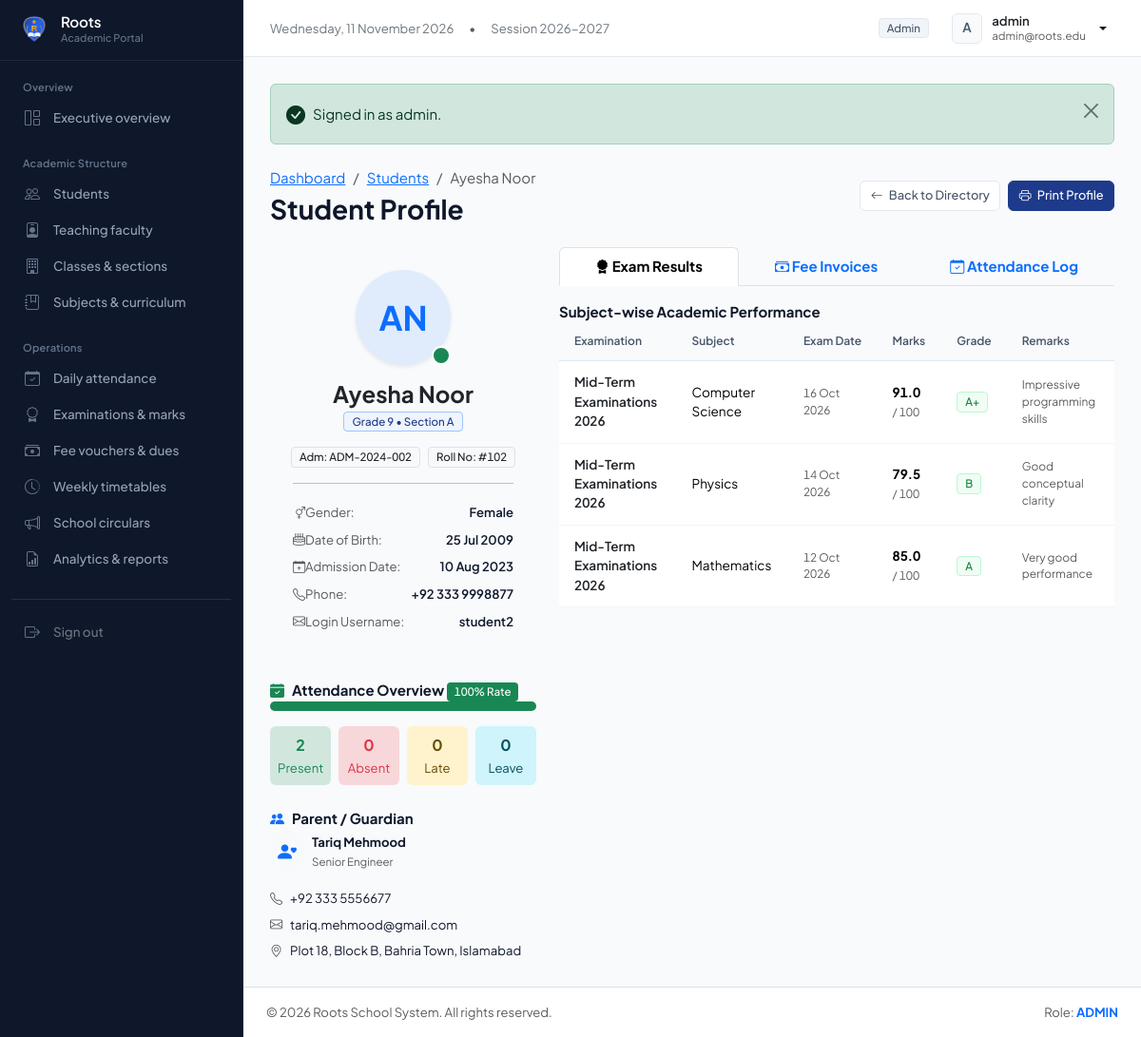
Page /admin/student_view.php?id=2 (signed in) on the committed database.
### tables this page shows
CREATE TABLE `students` (
    `id` INT AUTO_INCREMENT PRIMARY KEY,
    `user_id` INT NOT NULL UNIQUE,
    `admission_no` VARCHAR(30) NOT NULL UNIQUE,
    `roll_no` VARCHAR(30) NOT NULL,
    `class_id` INT NOT NULL,
    `section_id` INT NOT NULL,
    `parent_id` INT DEFAULT NULL,
    `first_name` VARCHAR(50) NOT NULL,
    `last_name` VARCHAR(50) NOT NULL,
    `gender` ENUM('Male', 'Female', 'Other') NOT NULL,
    `dob` DATE NOT NULL,
    `admission_date` DATE NOT NULL,
    `phone` VARCHAR(25) DEFAULT NULL,
    `address` TEXT DEFAULT NULL,
    `photo` VARCHAR(255) DEFAULT 'default_avatar.png',
    `status` ENUM('active', 'inactive', 'graduated') NOT NULL DEFAULT 'active',
    `created_at` TIMESTAMP DEFAULT CURRENT_TIMESTAMP,
    FOREIGN KEY (`user_id`) REFERENCES `users`(`id`) ON DELETE CASCADE,
    FOREIGN KEY (`class_id`) REFERENCES `classes`(`id`) ON DELETE RESTRICT,
    FOREIGN KEY (`section_id`) REFERENCES `sections`(`id`) ON DELETE RESTRICT,
    FOREIGN KEY (`parent_id`) REFERENCES `parents`(`id`) ON DELETE SET NULL,
    INDEX `idx_class_section` (`class_id`, `section_id`)
);

CREATE TABLE `classes` (
    `id` INT AUTO_INCREMENT PRIMARY KEY,
    `class_name` VARCHAR(50) NOT NULL,
    `numeric_level` INT NOT NULL,
    `created_at` TIMESTAMP DEFAULT CURRENT_TIMESTAMP
);

CREATE TABLE `sections` (
    `id` INT AUTO_INCREMENT PRIMARY KEY,
    `class_id` INT NOT NULL,
    `section_name` VARCHAR(10) NOT NULL,
    `room_no` VARCHAR(20) DEFAULT NULL,
    `capacity` INT DEFAULT 40,
    FOREIGN KEY (`class_id`) REFERENCES `classes`(`id`) ON DELETE CASCADE,
    UNIQUE KEY `unique_class_section` (`class_id`, `section_name`)
);

CREATE TABLE `users` (
    `id` INT AUTO_INCREMENT PRIMARY KEY,
    `username` VARCHAR(60) NOT NULL UNIQUE,
    `email` VARCHAR(100) NOT NULL UNIQUE,
    `password` VARCHAR(255) NOT NULL,
    `role` ENUM('admin', 'teacher', 'student', 'parent') NOT NULL,
    `status` ENUM('active', 'inactive') NOT NULL DEFAULT 'active',
    `created_at` TIMESTAMP DEFAULT CURRENT_TIMESTAMP,
    INDEX `idx_role_status` (`role`, `status`)
);

CREATE TABLE `parents` (
    `id` INT AUTO_INCREMENT PRIMARY KEY,
    `user_id` INT NOT NULL UNIQUE,
    `father_name` VARCHAR(100) NOT NULL,
    `mother_name` VARCHAR(100) DEFAULT NULL,
    `phone` VARCHAR(25) NOT NULL,
    `email` VARCHAR(100) NOT NULL,
    `occupation` VARCHAR(100) DEFAULT NULL,
    `address` TEXT DEFAULT NULL,
    `created_at` TIMESTAMP DEFAULT CURRENT_TIMESTAMP,
    FOREIGN KEY (`user_id`) REFERENCES `users`(`id`) ON DELETE CASCADE
);

CREATE TABLE `marks` (
    `id` INT AUTO_INCREMENT PRIMARY KEY,
    `exam_subject_id` INT NOT NULL,
    `student_id` INT NOT NULL,
    `marks_obtained` DECIMAL(5,2) NOT NULL DEFAULT 0.00,
    `is_absent` TINYINT(1) DEFAULT 0,
    `remarks` VARCHAR(255) DEFAULT NULL,
    `entered_by` INT DEFAULT NULL,
    `created_at` TIMESTAMP DEFAULT CURRENT_TIMESTAMP,
    FOREIGN KEY (`exam_subject_id`) REFERENCES `exam_subjects`(`id`) ON DELETE CASCADE,
    FOREIGN KEY (`student_id`) REFERENCES `students`(`id`) ON DELETE CASCADE,
    UNIQUE KEY `unique_exam_student_marks` (`exam_subject_id`, `student_id`)
);

CREATE TABLE `examinations` (
    `id` INT AUTO_INCREMENT PRIMARY KEY,
    `exam_name` VARCHAR(100) NOT NULL,
    `exam_type` VARCHAR(50) NOT NULL,
    `session_year` VARCHAR(20) NOT NULL,
    `start_date` DATE NOT NULL,
    `end_date` DATE NOT NULL,
    `is_published` TINYINT(1) DEFAULT 0,
    `created_at` TIMESTAMP DEFAULT CURRENT_TIMESTAMP
);

CREATE TABLE `subjects` (
    `id` INT AUTO_INCREMENT PRIMARY KEY,
    `subject_name` VARCHAR(100) NOT NULL,
    `subject_code` VARCHAR(30) NOT NULL UNIQUE,
    `class_id` INT NOT NULL,
    `created_at` TIMESTAMP DEFAULT CURRENT_TIMESTAMP,
    FOREIGN KEY (`class_id`) REFERENCES `classes`(`id`) ON DELETE CASCADE
);

CREATE TABLE `exam_subjects` (
    `id` INT AUTO_INCREMENT PRIMARY KEY,
    `exam_id` INT NOT NULL,
    `class_id` INT NOT NULL,
    `subject_id` INT NOT NULL,
    `exam_date` DATE NOT NULL,
    `start_time` TIME NOT NULL,
    `end_time` TIME NOT NULL,
    `max_marks` DECIMAL(5,2) NOT NULL DEFAULT 100.00,
    `pass_marks` DECIMAL(5,2) NOT NULL DEFAULT 33.00,
    FOREIGN KEY (`exam_id`) REFERENCES `examinations`(`id`) ON DELETE CASCADE,
    FOREIGN KEY (`class_id`) REFERENCES `classes`(`id`) ON DELETE CASCADE,
    FOREIGN KEY (`subject_id`) REFERENCES `subjects`(`id`) ON DELETE CASCADE,
    UNIQUE KEY `unique_exam_class_subject` (`exam_id`, `class_id`, `subject_id`)
);

### admin/student_view.php (the view, shortened to what the rows shown need)
<?php
require_once __DIR__ . '/../includes/header.php';
$pdo = getDB();
$studentId = (int)($_GET['id'] ?? 0);
$stmt = $pdo->prepare("
    SELECT s.*, c.class_name, sec.section_name, sec.room_no,
           p.father_name, p.mother_name, p.phone as parent_phone, p.email as parent_email, p.occupation, p.address as parent_address,
           u.email as student_email, u.username as student_username
    FROM students s
    LEFT JOIN classes c ON s.class_id = c.id
    LEFT JOIN sections sec ON s.section_id = sec.id
    LEFT JOIN parents p ON s.parent_id = p.id
    LEFT JOIN users u ON s.user_id = u.id
    WHERE s.id = ?
");
$stmt->execute([$studentId]);
$student = $stmt->fetch();
$examStmt = $pdo->prepare("
    SELECT m.marks_obtained, m.is_absent, m.remarks,
           es.max_marks, es.pass_marks, es.exam_date,
           e.exam_name, sub.subject_name
    FROM marks m
    JOIN exam_subjects es ON m.exam_subject_id = es.id
    JOIN examinations e ON es.exam_id = e.id
    JOIN subjects sub ON es.subject_id = sub.id
    WHERE m.student_id = ?
    ORDER BY es.exam_date DESC
");
$examStmt->execute([$studentId]);
$examMarks = $examStmt->fetchAll();
?>
<div class="d-flex justify-content-between align-items-center mb-4">
    <div>
        <nav aria-label="breadcrumb">
            <ol class="breadcrumb mb-1 small">
                <li class="breadcrumb-item"><a href="<?php echo BASE_URL; ?>admin/index.php">Dashboard</a></li>
                <li class="breadcrumb-item"><a href="<?php echo BASE_URL; ?>admin/students.php">Students</a></li>
                <li class="breadcrumb-item active"><?php echo htmlspecialchars($student['first_name'] . ' ' . $student['last_name']); ?></li>
            </ol>
        </nav>
    </div>
</div>
<div class="row g-4">
    <div class="col-12 col-lg-4">
        <div class="content-card text-center p-4 mb-4">
            <div class="position-relative d-inline-block mb-3">
                <div class="rounded-circle bg-primary bg-opacity-10 text-primary fw-bold d-flex align-items-center justify-content-center mx-auto shadow-sm" style="width: 100px; height: 100px; font-size: 2.2rem;">
                    <?php echo strtoupper(substr($student['first_name'], 0, 1) . substr($student['last_name'], 0, 1)); ?>
                </div>
                <span class="position-absolute bottom-0 end-0 badge rounded-pill bg-success p-2 border border-2 border-white">
                </span>
            </div>
            <h4 class="fw-bold text-dark mb-1"><?php echo htmlspecialchars($student['first_name'] . ' ' . $student['last_name']); ?></h4>
            <div class="text-muted small mb-3">
                <span class="badge bg-primary-subtle text-primary border border-primary-subtle px-2.5 py-1">
                    <?php echo htmlspecialchars($student['class_name'] ?? 'N/A'); ?> &bull; Section <?php echo htmlspecialchars($student['section_name'] ?? 'A'); ?>
                </span>
            </div>
            <div class="d-flex justify-content-center gap-2 mb-3">
                <span class="badge bg-light text-dark border px-2 py-1">Adm: <?php echo htmlspecialchars($student['admission_no']); ?></span>
                <span class="badge bg-light text-dark border px-2 py-1">Roll No: #<?php echo htmlspecialchars($student['roll_no']); ?></span>
            </div>
            <hr class="my-3 opacity-25">
            <div class="text-start small space-y-2">
                <div class="d-flex justify-content-between py-1 border-bottom border-light">
                    <span class="text-muted"><i class="bi bi-gender-ambiguous me-1.5"></i>Gender:</span>
                    <span class="fw-semibold"><?php echo htmlspecialchars($student['gender']); ?></span>
                </div>
                <div class="d-flex justify-content-between py-1 border-bottom border-light">
                    <span class="text-muted"><i class="bi bi-cake2 me-1.5"></i>Date of Birth:</span>
                    <span class="fw-semibold"><?php echo formatDate($student['dob']); ?></span>
                </div>
                <div class="d-flex justify-content-between py-1 border-bottom border-light">
                    <span class="text-muted"><i class="bi bi-calendar-plus me-1.5"></i>Admission Date:</span>
                    <span class="fw-semibold"><?php echo formatDate($student['admission_date']); ?></span>
                </div>
                <div class="d-flex justify-content-between py-1 border-bottom border-light">
                    <span class="text-muted"><i class="bi bi-telephone me-1.5"></i>Phone:</span>
                    <span class="fw-semibold"><?php echo htmlspecialchars($student['phone'] ?? 'N/A'); ?></span>
                </div>
                <div class="d-flex justify-content-between py-1">
                    <span class="text-muted"><i class="bi bi-envelope me-1.5"></i>Login Username:</span>
                    <span class="fw-semibold"><?php echo htmlspecialchars($student['student_username'] ?? $student['admission_no']); ?></span>
                </div>
            </div>
        </div>
        <div class="content-card">
            <div class="content-card-body small">
                <?php if (!empty($student['father_name'])): ?>
                    <div class="d-flex align-items-center gap-2 mb-3">
                        <div class="rounded-circle bg-light p-2 text-primary fs-5">
                            <i class="bi bi-person-heart"></i>
                        </div>
                        <div>
                            <div class="fw-bold"><?php echo htmlspecialchars($student['father_name']); ?></div>
                            <small class="text-muted"><?php echo htmlspecialchars($student['occupation'] ?? 'Guardian'); ?></small>
                        </div>
                    </div>
                    <div class="mb-2"><i class="bi bi-telephone text-muted me-2"></i><?php echo htmlspecialchars($student['parent_phone']); ?></div>
                    <div class="mb-2"><i class="bi bi-envelope text-muted me-2"></i><?php echo htmlspecialchars($student['parent_email']); ?></div>
                    <div><i class="bi bi-geo-alt text-muted me-2"></i><?php echo htmlspecialchars($student['parent_address'] ?? $student['address'] ?? 'Not specified'); ?></div>
                <?php endif; ?>
            </div>
        </div>
    </div>
    <div class="col-12 col-lg-8">
        <div class="tab-content" id="profileTabsContent">
            <div class="tab-pane fade show active" id="results" role="tabpanel">
                <div class="content-card">
                    <div class="table-responsive">
                        <table class="table table-custom align-middle mb-0">
                            <thead>
                                <tr>
                                    <th>Examination</th>
                                    <th>Subject</th>
                                    <th>Exam Date</th>
                                    <th>Marks</th>
                                    <th>Grade</th>
                                    <th>Remarks</th>
                                </tr>
                            </thead>
                            <tbody>
                                <?php if (!empty($examMarks)): ?>
                                    <?php foreach ($examMarks as $m):
                                        $pct = ($m['max_marks'] > 0) ? ($m['marks_obtained'] / $m['max_marks']) * 100 : 0;
                                        $gr = calculateGrade($pct);
                                    ?>
                                        <tr>
                                            <td class="fw-semibold text-dark"><?php echo htmlspecialchars($m['exam_name']); ?></td>
                                            <td><?php echo htmlspecialchars($m['subject_name']); ?></td>
                                            <td class="text-muted small"><?php echo formatDate($m['exam_date']); ?></td>
                                            <td>
                                                <strong><?php echo number_format($m['marks_obtained'], 1); ?></strong>
                                                <small class="text-muted">/ <?php echo number_format($m['max_marks'], 0); ?></small>
                                            </td>
                                            <td>
                                                <span class="badge <?php echo ($pct >= 50) ? 'bg-success-subtle text-success' : 'bg-danger-subtle text-danger'; ?>">
                                                    <?php echo $gr['grade']; ?>
                                                </span>
                                            </td>
                                            <td class="small text-muted"><?php echo htmlspecialchars($m['remarks'] ?? $gr['remarks']); ?></td>
                                        </tr>
                                    <?php endforeach; ?>
                                <?php else: ?>
                                    <tr>
                                        <td colspan="6" class="text-center py-4 text-muted">No examination marks recorded yet for this student.</td>
                                    </tr>
                                <?php endif; ?>
                            </tbody>
                        </table>
                    </div>
                </div>
            </div>
        </div>
    </div>
</div>
<?php require_once __DIR__ . '/../includes/footer.php'; ?>

### rows in the picture
students: first_name+last_name "Ayesha Noor", first_name+last_name "AN", class.class_name "Grade 9", section.section_name "A", admission_no "ADM-2024-002", roll_no "102", gender "Female", dob "25 Jul 2009", admission_date "10 Aug 2023", phone "+92 333 9998877", user.username "student2", parent.father_name "Tariq Mehmood", parent.occupation "Senior Engineer", parent.phone "+92 333 5556677", parent.email "tariq.mehmood@gmail.com", parent.address "Plot 18, Block B, Bahria Town, Islamabad"
marks: examinations.exam_name "Mid-Term Examinations 2026", subjects.subject_name "Computer Science", exam_subject.exam_date "16 Oct 2026", marks_obtained "91.0", exam_subject.max_marks "100", grade "A+", remarks "Impressive programming skills"
marks: examinations.exam_name "Mid-Term Examinations 2026", subjects.subject_name "Physics", exam_subject.exam_date "14 Oct 2026", marks_obtained "79.5", exam_subject.max_marks "100", grade "B", remarks "Good conceptual clarity"
marks: examinations.exam_name "Mid-Term Examinations 2026", subjects.subject_name "Mathematics", exam_subject.exam_date "12 Oct 2026", marks_obtained "85.0", exam_subject.max_marks "100", grade "A", remarks "Very good performance"

### other values in the picture
APP_SHORT_NAME "Roots"
APP_YEAR "2026-2027"
$currentUser['role'] "Admin"
substr($currentUser['name'] ?? $currentUser['username'], 0, 1) "A"
$currentUser['name'] "admin"
$currentUser['email'] "admin@roots.edu"
$msg "Signed in as admin."
$attRate "100"
$attCounts['Present'] "2"
$attCounts['Absent'] "0"
$attCounts['Late'] "0"
$attCounts['Leave'] "0"
APP_NAME "Roots School System"
$currentUser['role'] "ADMIN"
